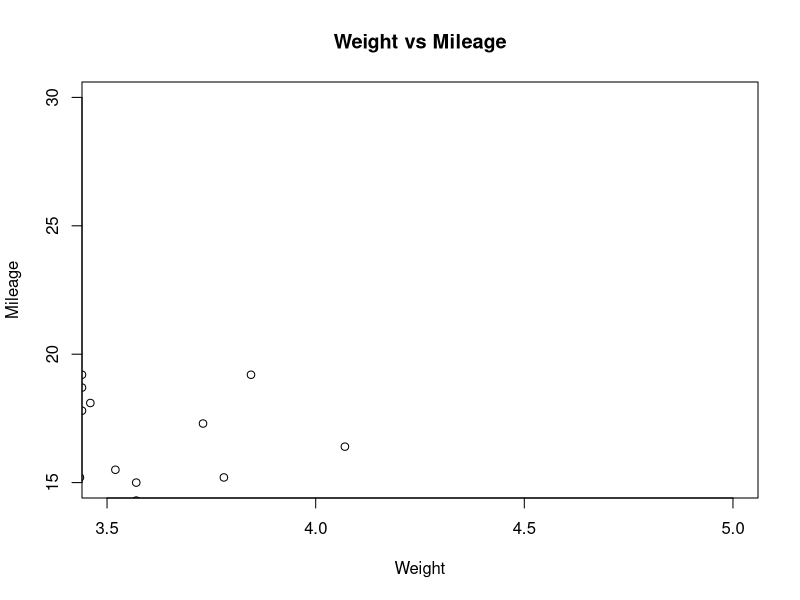

Here is the R script that generated this plot:
data("mtcars")
plot(x=mtcars$wt,y=mtcars$mpg,xlab = "Weight",ylab = "Mileage",xlim = c(3.5,5),ylim = c(15,30),
     main = "Weight vs Mileage")
